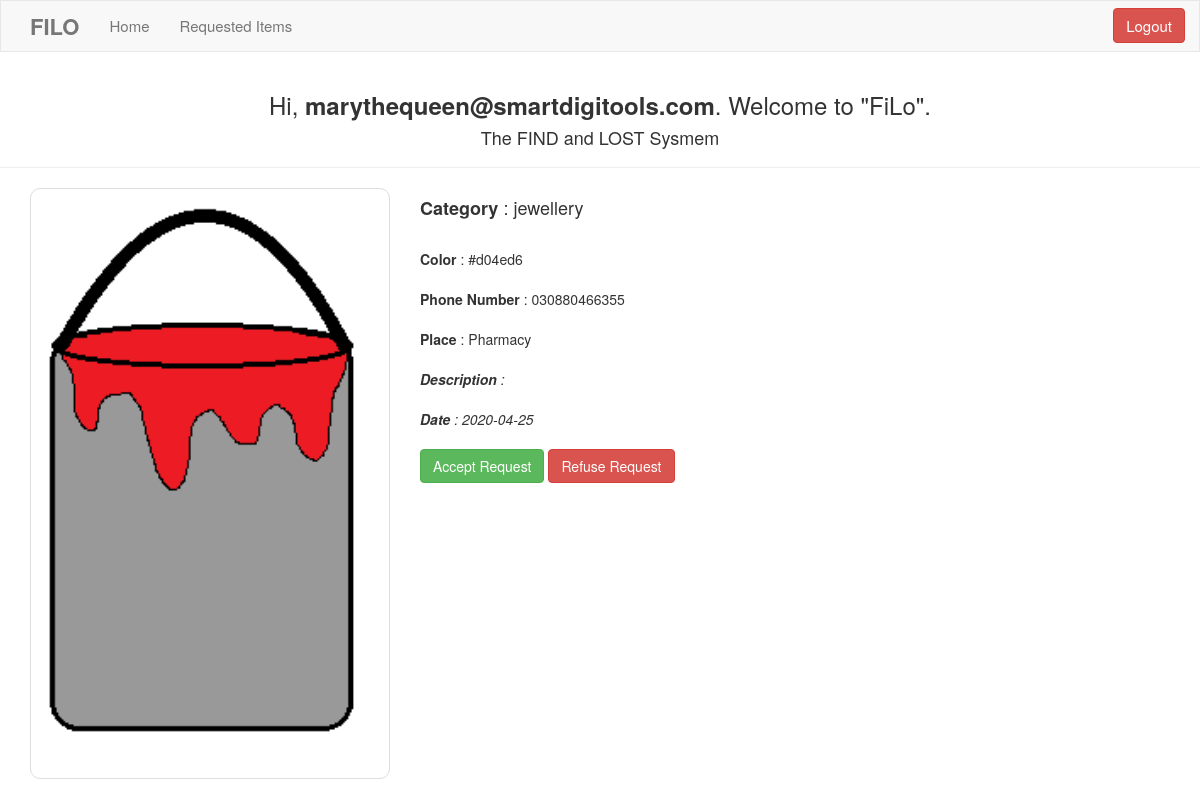
The page /admin/detail_item.php?id=20 (signed in) on the database its author committed.
### tables this page shows
CREATE TABLE `items` (
  `item_id` int(11) NOT NULL,
  `color` varchar(255) DEFAULT NULL,
  `photo` longtext DEFAULT NULL,
  `description` text DEFAULT NULL,
  `found_place` varchar(255) DEFAULT NULL,
  `phone_number` varchar(255) NOT NULL,
  `user_id` int(11) NOT NULL,
  `category_id` int(11) NOT NULL,
  `created_at` date NOT NULL DEFAULT current_timestamp(),
  `accepted` tinyint(1) NOT NULL DEFAULT 0
);

CREATE TABLE `category` (
  `category_id` int(11) NOT NULL,
  `name` varchar(50) NOT NULL
);

### admin/detail_item.php (the view, shortened to what this page needs)
<?php
require_once "../config.php";
?>
<!DOCTYPE html>
<html lang="en">
<head>
    <link rel="stylesheet" href="https://maxcdn.bootstrapcdn.com/bootstrap/3.3.7/css/bootstrap.css">
</head>
<body>
    <?php require "../partial/_adminHeader.php" ?>
    <div class="page-header">
        <h3>Hi, <b><?php echo htmlspecialchars($_SESSION["username"]); ?></b>. Welcome to "FiLo".</h3>
        <h4>The FIND and LOST Sysmem</h4>
    </div>
    <div class="container">
        <div class="row">
            <?php
            $item_id = $_GET['id'];
            $sql = "SELECT item_id, color, photo, description, phone_number, found_place, created_at, category.name, accepted FROM items INNER JOIN category
                        ON items.category_id = category.category_id WHERE items.item_id ='".$item_id."'";
                $result = $conn->query($sql);
                if ($result) {
                    while($row = $result->fetch_assoc()) {
            ?>
                    <div class="col-md-4">
                        <div class="card">
                            <img src="../uploads/<?php echo $row['photo']; ?>" />
                        </div>
                    </div>
                    <div class="col-md-7">
                        <div class="detail">
                            <h4><span><b>Category</b></span> : <?php echo $row['name'];?></h4>
                            <br>
                            <span><b>Color</b></span> : <span><?php echo $row['color'];?></span>
                            <br><br>
                            <span><b>Phone Number</b></span> : <span><?php echo $row['phone_number'];?></span>
                            <br><br>
                            <span><b>Place</b></span> : <span><?php echo $row['found_place'];?></span>
                            <br><br>
                            <i><span><b>Description</b></span> : <?php echo $row['description'];?></i>
                            <br><br>
                            <i><span><b>Date</b></span> : <?php echo $row['created_at'];?></i>
                            <br><br>
                            <?php
                                if($row['accepted'] == True){
                                    ?>
                                        <span style="color:green;">Request Accepted!</span>
                                    <?php
                                }else{
                                    ?>
                                        <a href="accept_request.php?id=<?php echo $row['item_id']; ?>" class="btn btn-success" data-toggle="modal" data-target="#myModal">Accept Request</a>
                                        <a href="refuse_request.php?id=<?php echo $row['item_id']; ?>" class="btn btn-danger" data-toggle="modal" data-target="#myModal">Refuse Request</a>
                                    <?php
                                }
                            ?>
                        </div>
                    </div>
            <?php
                    }
                } else {
                    echo "0 results";
                }
            ?>
        </div>
    </div>
</body>
</html>

### admin/detail_item.php (style rules this page uses)
.page-header { text-align: center; }
.card { padding: 15px 12px; border-radius: 10px; border: 1px solid #ddd; }
img { width: 100%; margin-bottom: 20px; }

### rows shown on the page
items: photo (picture), category.name "jewellery", color "#d04ed6", phone_number "030880466355", found_place "Pharmacy", created_at "2020-04-25"

### other values the page prints
$_SESSION["username"] "marythequeen@smartdigitools.com"
